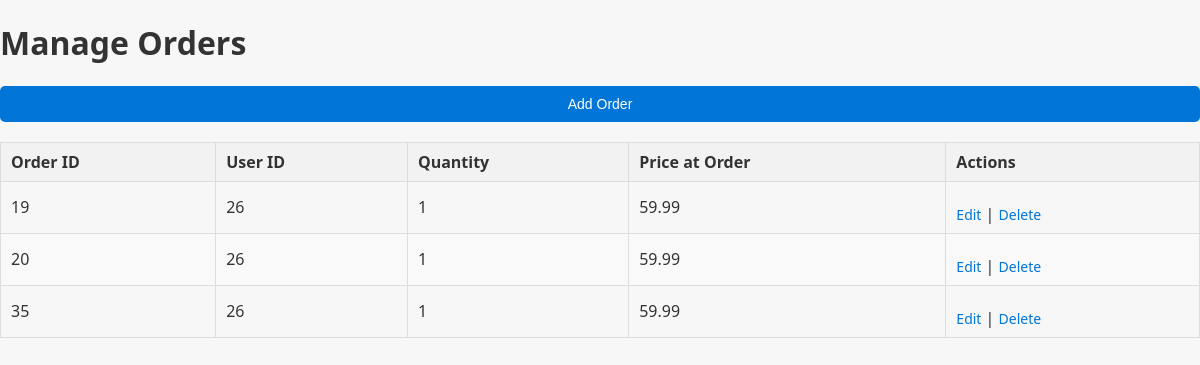
The page /manage_orders.php on the database its author committed.
### tables this page shows
CREATE TABLE `orders` (
  `order_id` int(11) NOT NULL,
  `user_id` int(11) DEFAULT NULL,
  `quantity` int(11) NOT NULL,
  `price_at_order` decimal(10,2) NOT NULL
);

### manage_orders.php (the view, shortened to what this page needs)
<?php
include('config.php');
$query = "SELECT * FROM orders";
$result = mysqli_query($conn, $query);
?>
<!DOCTYPE html>
<html lang="en">
<head>
    <link rel="stylesheet" href="manage.css">
</head>
<body>
    <div class="main-content">
        <h1>Manage Orders</h1>
        <button id="addButton">Add Order</button>
        <table border="1">
            <thead>
                <tr>
                    <th>Order ID</th>
                    <th>User ID</th>
                    <th>Quantity</th>
                    <th>Price at Order</th>
                    <th>Actions</th>
                </tr>
            </thead>
            <tbody>
            <?php if (mysqli_num_rows($result) > 0): ?>
    <?php while ($row = mysqli_fetch_assoc($result)): ?>
        <tr>
            <td><?php echo $row['order_id']; ?></td>
            <td><?php echo $row['user_id']; ?></td>
            <td><?php echo $row['quantity']; ?></td>
            <td><?php echo $row['price_at_order']; ?></td>
            <td>
                <a href="edit_order.php?id=<?php echo $row['order_id']; ?>">Edit</a> |
                <a href="manage_orders.php?action=delete&id=<?php echo $row['order_id']; ?>" onclick="return confirm('Are you sure?')">Delete</a>
            </td>
        </tr>
    <?php endwhile; ?>
<?php else: ?>
    <tr><td colspan="5">No orders found.</td></tr>
<?php endif; ?>
            </tbody>
        </table>
    </div>
</body>
</html>

### manage.css (style rules this page uses)
body { font-family: 'Segoe UI', Tahoma, Geneva, Verdana, sans-serif; background-color: #f7f7f7; margin: 0; padding: 0; color: #333; }
button { padding: 10px 15px; background-color: #0275d8; color: white; border: none; border-radius: 5px; font-size: 14px; cursor: pointer; transition: background-color 0.3s ease; width: 100%; }
a { color: #0275d8; text-decoration: none; font-size: 14px; display: inline-block; margin-top: 15px; }
table { width: 100%; border-collapse: collapse; margin-top: 20px; }
th, td { padding: 8px 10px; text-align: left; border: 1px solid #ddd; }
th { background-color: #f2f2f2; font-weight: bold; color: #333; }
tr:nth-child(even) { background-color: #f9f9f9; }

### rows shown on the page
orders: order_id "19", user "26", quantity "1", price_at_order "59.99"
orders: order_id "20", user "26", quantity "1", price_at_order "59.99"
orders: order_id "35", user "26", quantity "1", price_at_order "59.99"
